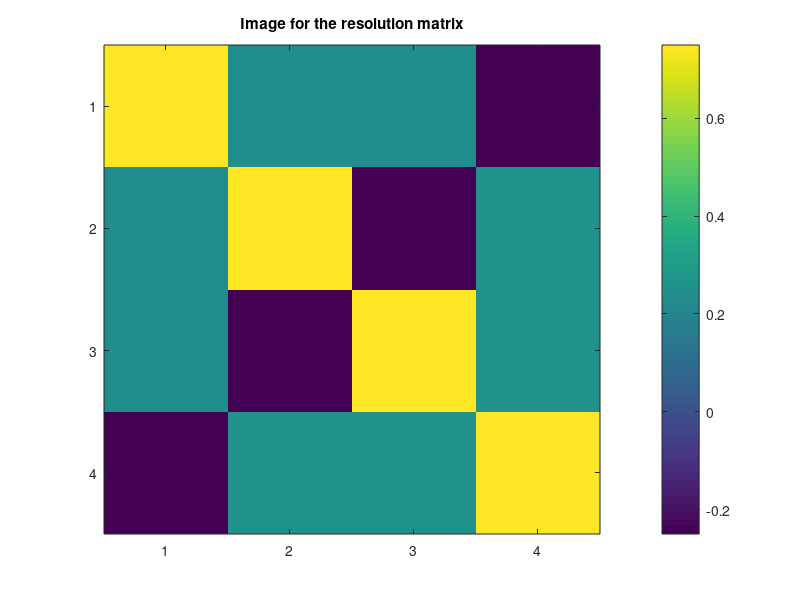
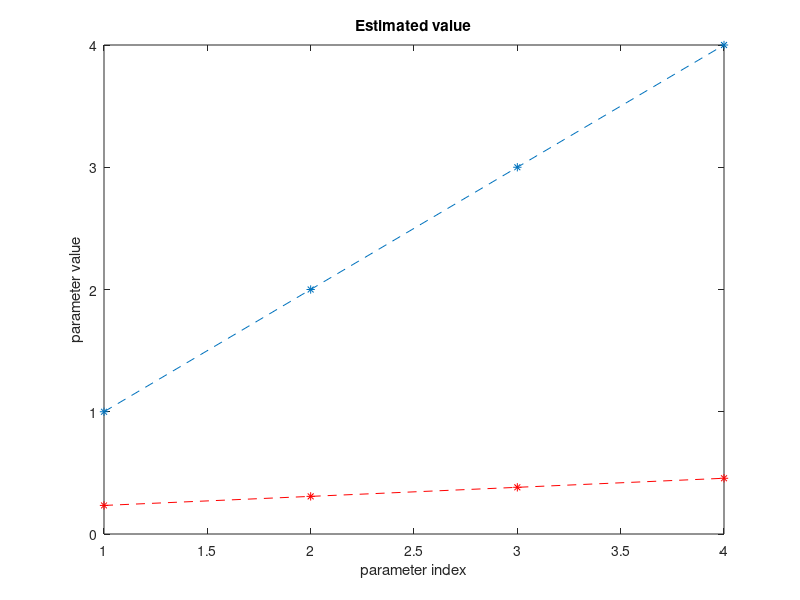
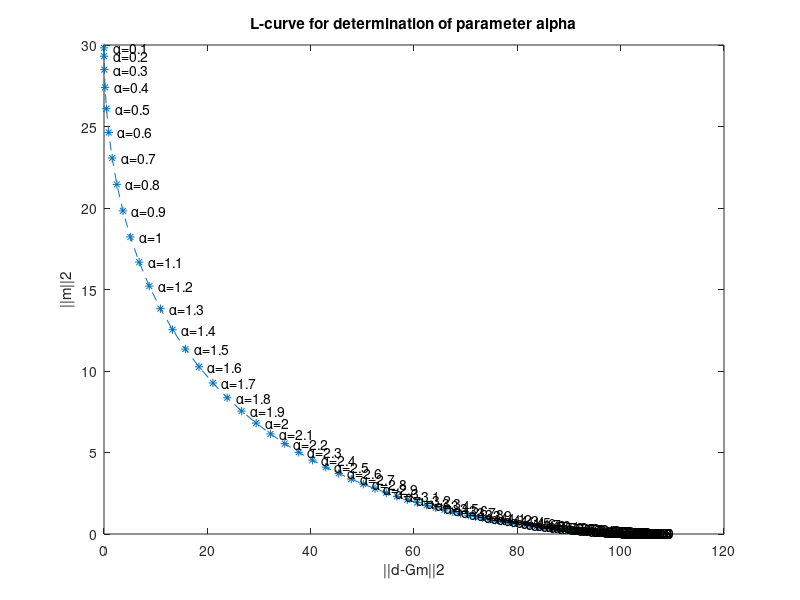

Write the MATLAB code that produced these figures, in order.
clear all
clc;
G=[1 1 0 0; 0 0 1 1; 1 0 1 0; 0 1 0 1];
[U A V]=svd(G);
temp = find(diag(A)<eps);
if (~isempty(temp) )
    disp('Given matrix is singular')
end
n=size(A,1);
Vp=V(:,1:temp-1);
m_res=Vp*(Vp');
figure(1); imagesc(m_res);title('Image for the resolution matrix'); colorbar;

m=(1:4);
d=G*m';
figure(2); plot(m,'*--');
hold on
cstr= 'kbgrymckbgrymc'; 

alpha=.1:.1:10;
for i=1:length(alpha)
  mest = inv(V*(A')*A*(V')+ (alpha(i)^2)*eye(n))*V*A'*U'*d;
  %figure(2); plot(1:n,mest,'--*','color',cstr(i));
  dGm2(i)=sum((d-G*mest).^2);
  m2(i) = sum(mest.^2);
  %temp=input('');
end

figure(3); plot(dGm2,m2, '*--'); 
figure(3); xlabel('||d-Gm||2'); ylabel('||m||2'); title('L-curve for determination of parameter alpha');
for k=1:length(alpha)
str = strcat('   \alpha=',num2str(alpha(k)));
text(dGm2(k),m2(k),str);
end;


alpha = input('enter the value of alpha:  ');
mest = inv(V*(A')*A*(V')+ (alpha^2)*eye(n))*V*A'*U'*d;
figure(2); plot(mest, '*--','color','r')
xlabel('parameter index'); ylabel('parameter value');
title('Estimated value')
